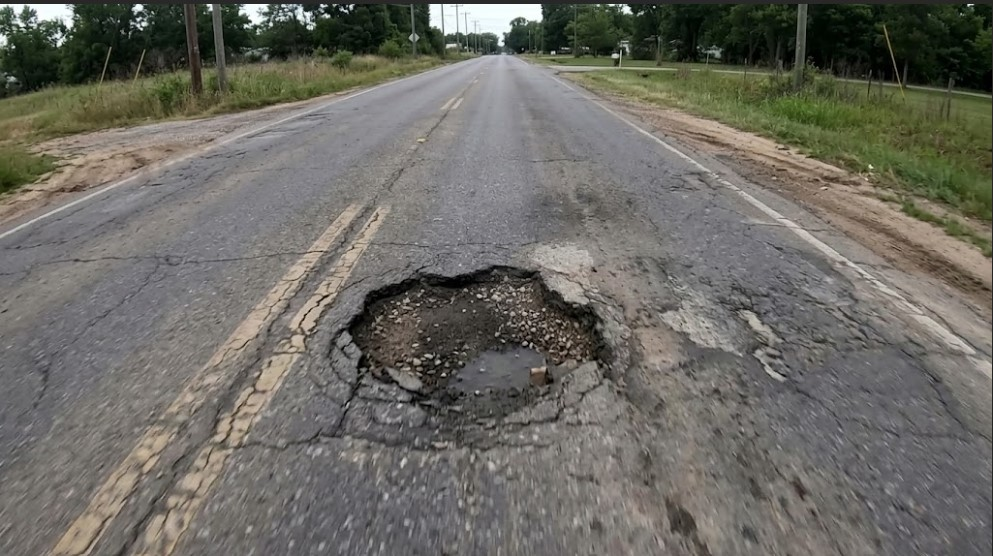
#> input picture assets/images/pothole_image.jpeg, 993 x 556 px
$ python -i drivable_area.py   (imports and definitions only)
#> lines starting #> are read from the running program, lines starting #| are printed output that depends on the picture; after the words box and inside, x2 and y2 are one past the last pixel; in counts of white or black regions, pixels touching at a corner belong together
import cv2
import numpy as np


class DrivableAreaDetector:
    """Estimate the drivable corridor from lane markings.

    The bundled ``yolov8n-seg.onnx`` is a COCO object-segmentation model and
    has no drivable-area class. This detector therefore uses lane geometry and
    falls back to a centered road trapezoid when lane evidence is unavailable.
    """

    def __init__(self, model_path=None):
        self.model_path = model_path
        self._last_lane_center = None

    def process_frame(self, frame):
        h, w = frame.shape[:2]
        lane_mask, lane_center_x, left_line, right_line, confidence = (
            self._estimate_drivable_mask(frame)
        )
        self._last_lane_center = lane_center_x

        color_mask = np.zeros_like(frame)
        color_mask[lane_mask > 0] = (0, 180, 0)
        annotated_frame = cv2.addWeighted(frame, 0.72, color_mask, 0.28, 0)

        image_center_x = w // 2
        offset = lane_center_x - image_center_x
        tolerance = int(w * 0.05)

        if abs(offset) <= tolerance:
            status = "KEEP_LANE"
            action_text = "ACTION: KEEP LANE - CENTERED"
        elif offset > tolerance:
            status = "STEER_LEFT"
            action_text = "ACTION: STEERING LEFT - CORRECTING LANE DEPARTURE"
        else:
            status = "STEER_RIGHT"
            action_text = "ACTION: STEERING RIGHT - CORRECTING LANE DEPARTURE"

        if left_line is not None:
            cv2.line(
                annotated_frame,
                tuple(left_line[0]),
                tuple(left_line[1]),
                (255, 180, 0),
                3,
            )
        if right_line is not None:
            cv2.line(
                annotated_frame,
                tuple(right_line[0]),
                tuple(right_line[1]),
                (255, 180, 0),
                3,
            )
        cv2.line(annotated_frame, (image_center_x, 0),
                 (image_center_x, h), (0, 255, 0), 2)
        cv2.line(annotated_frame, (lane_center_x, 0),
                 (lane_center_x, h), (0, 0, 255), 2)
        cv2.putText(annotated_frame, action_text, (30, 40),
                    cv2.FONT_HERSHEY_SIMPLEX, 0.65, (0, 255, 255), 2,
                    cv2.LINE_AA)
        cv2.putText(annotated_frame, f"Free-space confidence: {confidence:.2f}",
                    (30, 70), cv2.FONT_HERSHEY_SIMPLEX, 0.55,
                    (255, 255, 255), 1, cv2.LINE_AA)

        telemetry = {
            "action_text": action_text,
            "status": status,
            "lane_center_x": lane_center_x,
            "image_center_x": image_center_x,
            "offset_pixels": offset,
            "confidence": confidence,
            "detection_method": "lane_geometry",
        }

        return annotated_frame, telemetry

    def _estimate_drivable_mask(self, frame):
        """Build a road corridor from lane-marking line segments."""
        height, width = frame.shape[:2]
        roi_top = int(height * 0.52)
        roi = frame[roi_top:, :]

        gray = cv2.cvtColor(roi, cv2.COLOR_BGR2GRAY)
        blurred = cv2.GaussianBlur(gray, (5, 5), 0)
        edges = cv2.Canny(blurred, 50, 150)

        roi_mask = np.zeros_like(edges)
        cv2.fillPoly(
            roi_mask,
            [np.array([[
                (int(width * 0.05), roi.shape[0] - 1),
                (int(width * 0.35), int(roi.shape[0] * 0.05)),
                (int(width * 0.65), int(roi.shape[0] * 0.05)),
                (int(width * 0.95), roi.shape[0] - 1),
            ]], dtype=np.int32)],
            255,
        )
        edges = cv2.bitwise_and(edges, roi_mask)

        segments = cv2.HoughLinesP(
            edges,
            rho=1,
            theta=np.pi / 180,
            threshold=max(20, width // 30),
            minLineLength=max(25, width // 12),
            maxLineGap=max(15, width // 25),
        )

        left_candidates = []
        right_candidates = []
        if segments is not None:
            for segment in np.asarray(segments).reshape(-1, 4):
                x1, y1, x2, y2 = map(int, segment)
                dx = x2 - x1
                dy = y2 - y1
                if dx == 0 or abs(dy) < 10:
                    continue
                slope = dy / float(dx)
                if abs(slope) < 0.35 or abs(slope) > 5.0:
                    continue
                midpoint_x = (x1 + x2) / 2
                if slope < 0 and midpoint_x < width * 0.55:
                    left_candidates.append((x1, y1, x2, y2))
                elif slope > 0 and midpoint_x > width * 0.45:
                    right_candidates.append((x1, y1, x2, y2))

        left_line = self._fit_lane_line(left_candidates, roi_top, width, "left")
        right_line = self._fit_lane_line(right_candidates, roi_top, width, "right")

        bottom_y = height - 1
        top_y = roi_top + int(roi.shape[0] * 0.08)
        left_bottom = left_line[1][0] if left_line else int(width * 0.10)
        left_top = left_line[0][0] if left_line else int(width * 0.38)
        right_bottom = right_line[1][0] if right_line else int(width * 0.90)
        right_top = right_line[0][0] if right_line else int(width * 0.62)

        lane_polygon = np.array([[
            (left_bottom, bottom_y),
            (left_top, top_y),
            (right_top, top_y),
            (right_bottom, bottom_y),
        ]], dtype=np.int32)
        mask = np.zeros((height, width), dtype=np.uint8)
        cv2.fillPoly(mask, lane_polygon, 255)

        lane_center_x = int((left_bottom + right_bottom) / 2)
        line_count = int(left_line is not None) + int(right_line is not None)
        confidence = 0.45 + 0.25 * line_count
        if segments is not None:
            confidence += min(len(segments), 10) * 0.02
        confidence = min(confidence, 0.95)

        return mask, lane_center_x, left_line, right_line, confidence

    @staticmethod
    def _fit_lane_line(candidates, roi_top, width, side):
        if not candidates:
            return None

        points = []
        for x1, y1, x2, y2 in candidates:
            points.extend([(x1, y1 + roi_top), (x2, y2 + roi_top)])
        xs = np.array([point[0] for point in points], dtype=np.float32)
        ys = np.array([point[1] for point in points], dtype=np.float32)

        if len(points) < 2:
            return None
        slope, intercept = np.polyfit(ys, xs, 1)
        height = max(1, int(ys.max()))
        top_y = int(max(0, ys.min()))
        bottom_x = int(np.clip(slope * height + intercept, 0, width - 1))
        top_x = int(np.clip(slope * top_y + intercept, 0, width - 1))

        if side == "left" and not top_x < width // 2:
            return None
        if side == "right" and not top_x > width // 2:
            return None
        return ((int(top_x), int(top_y)), (int(bottom_x), int(height)))

>>> import cv2
>>> picture = cv2.imread('../../assets/images/pothole_image.jpeg')
#> picture is the input picture: shape (556, 993, 3); mean B, G, R 99.7, 106.8, 108.3
>>> result = DrivableAreaDetector().process_frame(picture)
#> in _estimate_drivable_mask, `roi = frame[roi_top:, :]`:
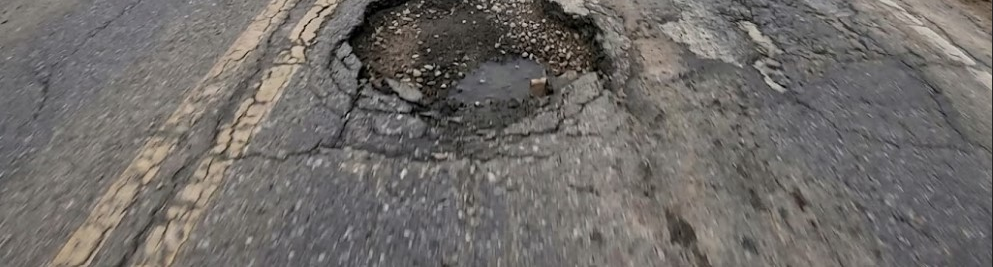
#> roi: shape (267, 993, 3); mean B, G, R 105, 108, 111.7
#> in _estimate_drivable_mask, `blurred = cv2.GaussianBlur(gray, (5, 5), 0)`:
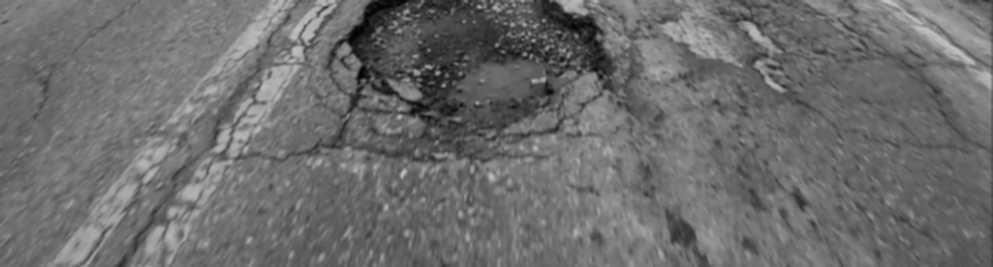
#> blurred: shape (267, 993); min 2, max 196, mean 108.8
#> in _estimate_drivable_mask, `edges = cv2.Canny(blurred, 50, 150)`:
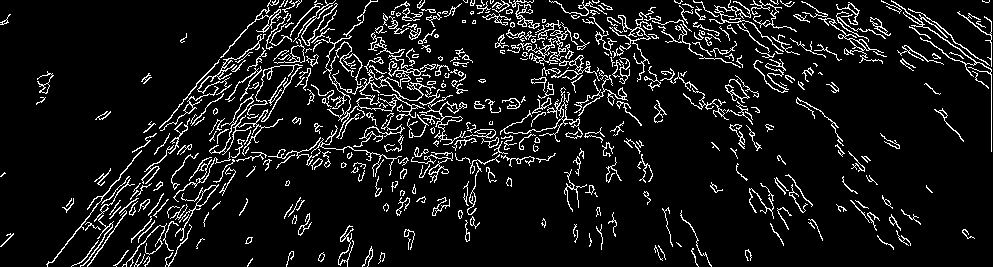
#> edges: shape (267, 993); 8.9% white in thin lines or dots
#> in _estimate_drivable_mask, `cv2.fillPoly( roi_mask, [np.array([[ (int(width * 0.05), roi.shape[0] ..`:
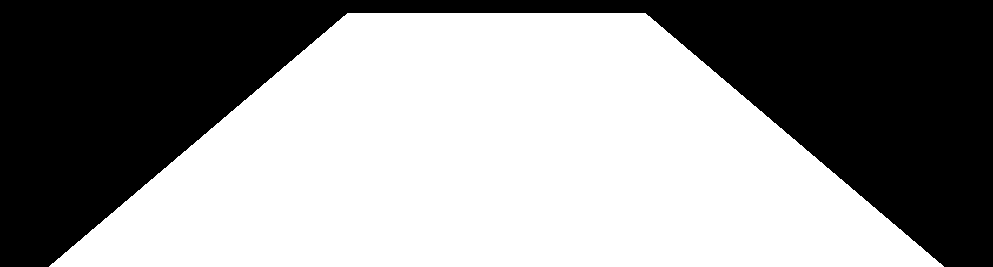
#> roi_mask: shape (267, 993); 57.2% white; 1 black region, box (x1, y1, x2, y2) and area: (0, 0, 993, 267) 113448
#> in _estimate_drivable_mask, `edges = cv2.bitwise_and(edges, roi_mask)`:
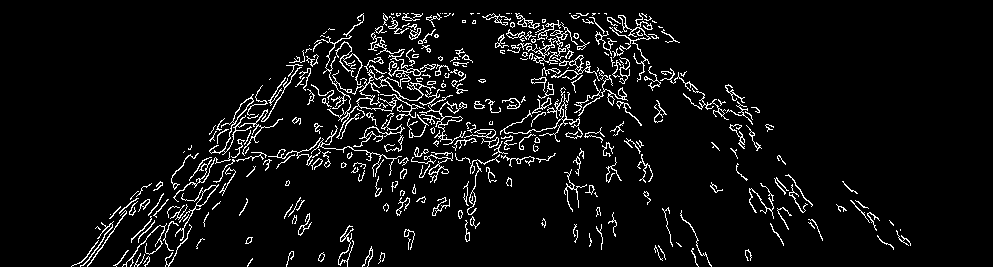
#> edges: shape (267, 993); 5.8% white in thin lines or dots, all inside (x1, y1, x2, y2) = (71, 13, 911, 267)
#> in _estimate_drivable_mask, `segments = cv2.HoughLinesP( edges, rho=1, theta=np.pi / 180, threshold..`: segments = 266 rows, first 6: [265, 170, 463, 74], [119, 207, 490, 101], [117, 209, 224, 190], [327, 105, 583, 109], [136, 234, 531, 24], [241, 103, 472, 62]
#> the loop in _estimate_drivable_mask, `for segment in np.asarray(segments).reshape(-1, 4):` made 266 passes
#> (x1, y1, x2, y2, dx, dy, slope, midpoint_x) on passes 1, 5, 7: (265, 170, 463, 74, 198, -96, -0.485, 364), (136, 234, 531, 24, 395, -210, -0.532, 333.5), (535, 58, 625, 18, 90, -40, -0.444, 580)
#> the loop in _fit_lane_line, `for x1, y1, x2, y2 in candidates:` made 52 passes
#> (x1, y1, x2, y2) on passes 1 to 12: (265, 170, 463, 74), (136, 234, 531, 24), (98, 228, 481, 81), (115, 265, 363, 17), (286, 181, 675, 40), (131, 240, 314, 57), (125, 252, 358, 19), (125, 264, 323, 36), (145, 225, 531, 20), (353, 166, 651, 34), (309, 100, 399, 13), (325, 166, 673, 39)
#> the loop in _fit_lane_line (call 2), `for x1, y1, x2, y2 in candidates:` made 23 passes
#> (x1, y1, x2, y2) on passes 1 to 12: (520, 15, 641, 124), (557, 20, 754, 134), (639, 15, 818, 229), (595, 35, 785, 163), (541, 77, 630, 113), (575, 15, 754, 135), (514, 105, 688, 222), (504, 16, 589, 63), (558, 22, 647, 78), (643, 25, 822, 238), (567, 30, 651, 170), (637, 19, 691, 102)
#> in _estimate_drivable_mask, `cv2.fillPoly(mask, lane_polygon, 255)`:
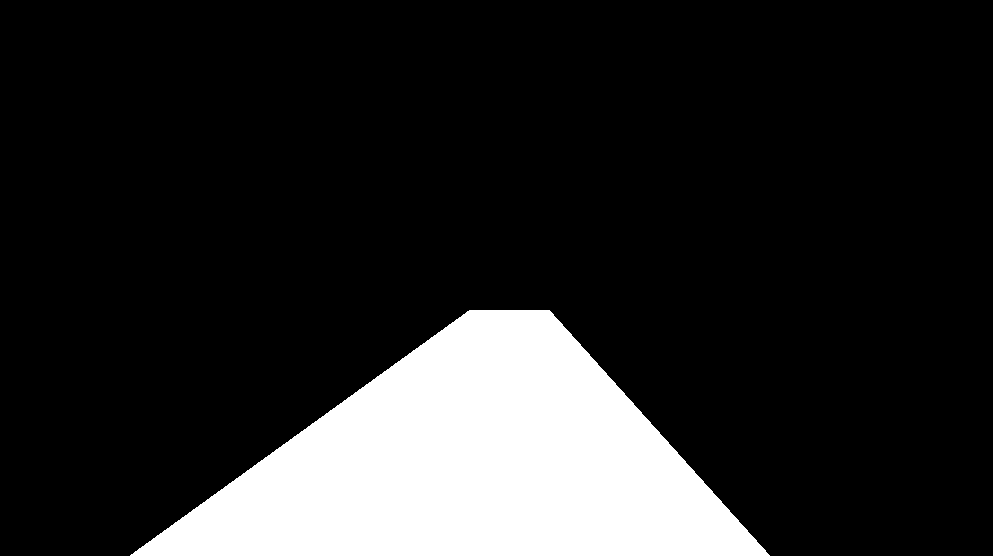
#> mask: shape (556, 993); 16.1% white; 1 white region, box (x1, y1, x2, y2) and area: (130, 310, 770, 556) 88730
#> in process_frame, `cv2.putText(annotated_frame, f"Free-space confidence: {confidence:.2f}..`:
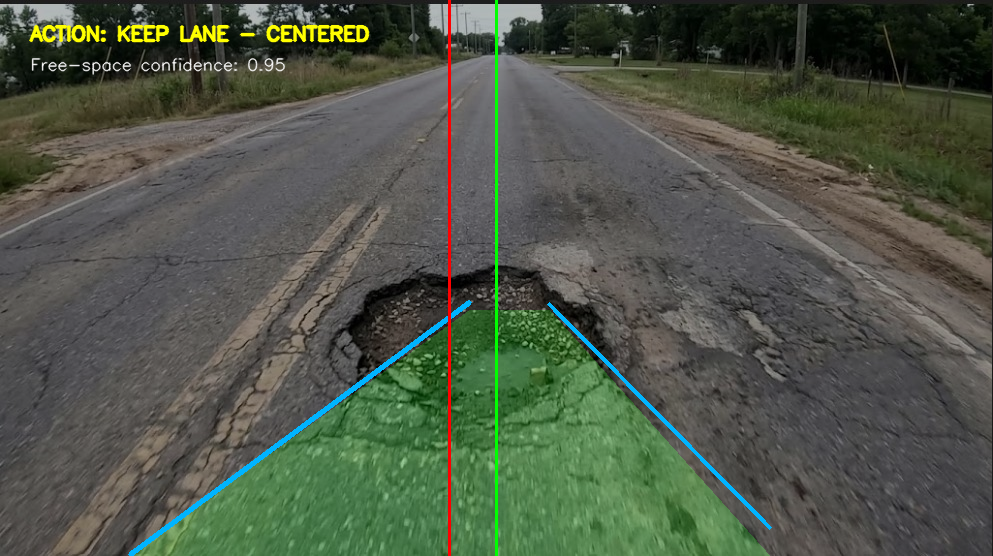
#> annotated_frame: shape (556, 993, 3); mean B, G, R 72.6, 87.2, 79.2
